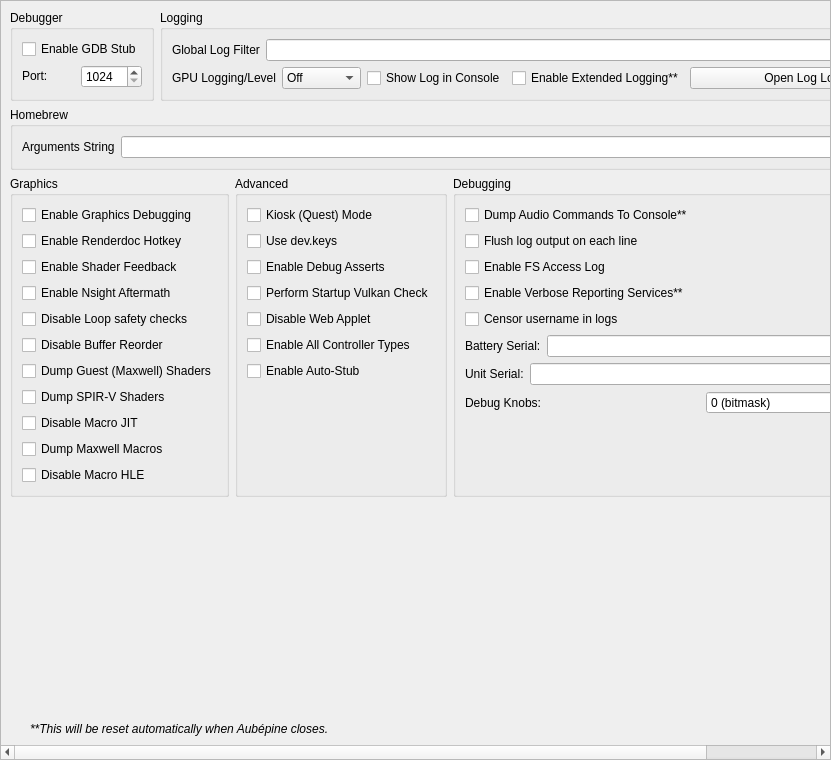
<?xml version="1.0" encoding="UTF-8"?>
<ui version="4.0">
 <class>ConfigureDebug</class>
 <widget class="QScrollArea" name="ConfigureDebug">
  <property name="geometry">
   <rect>
    <x>0</x>
    <y>0</y>
    <width>831</width>
    <height>760</height>
   </rect>
  </property>
  <property name="widgetResizable">
   <bool>true</bool>
  </property>
  <widget class="QWidget" name="widget">
   <property name="geometry">
    <rect>
     <x>0</x>
     <y>0</y>
     <width>829</width>
     <height>758</height>
    </rect>
   </property>
   <layout class="QVBoxLayout" name="verticalLayout_1">
    <item>
     <layout class="QHBoxLayout" name="horizontalLayout">
      <property name="topMargin">
       <number>0</number>
      </property>
      <item>
       <widget class="QGroupBox" name="groupBox">
        <property name="sizePolicy">
         <sizepolicy hsizetype="Preferred" vsizetype="Preferred">
          <horstretch>0</horstretch>
          <verstretch>0</verstretch>
         </sizepolicy>
        </property>
        <property name="title">
         <string>Debugger</string>
        </property>
        <property name="alignment">
         <set>Qt::AlignmentFlag::AlignLeading|Qt::AlignmentFlag::AlignLeft|Qt::AlignmentFlag::AlignTop</set>
        </property>
        <property name="flat">
         <bool>false</bool>
        </property>
        <property name="checkable">
         <bool>false</bool>
        </property>
        <layout class="QVBoxLayout" name="verticalLayout_3">
         <item>
          <widget class="QWidget" name="debug_widget" native="true">
           <property name="sizePolicy">
            <sizepolicy hsizetype="Preferred" vsizetype="Maximum">
             <horstretch>0</horstretch>
             <verstretch>0</verstretch>
            </sizepolicy>
           </property>
           <layout class="QVBoxLayout" name="verticalLayout">
            <property name="sizeConstraint">
             <enum>QLayout::SizeConstraint::SetDefaultConstraint</enum>
            </property>
            <property name="leftMargin">
             <number>0</number>
            </property>
            <property name="topMargin">
             <number>0</number>
            </property>
            <property name="rightMargin">
             <number>0</number>
            </property>
            <property name="bottomMargin">
             <number>0</number>
            </property>
            <item>
             <widget class="QCheckBox" name="toggle_gdbstub">
              <property name="sizePolicy">
               <sizepolicy hsizetype="Maximum" vsizetype="Maximum">
                <horstretch>0</horstretch>
                <verstretch>0</verstretch>
               </sizepolicy>
              </property>
              <property name="text">
               <string>Enable GDB Stub</string>
              </property>
             </widget>
            </item>
            <item>
             <widget class="QWidget" name="horizontalWidget_3" native="true">
              <property name="sizePolicy">
               <sizepolicy hsizetype="Preferred" vsizetype="Maximum">
                <horstretch>0</horstretch>
                <verstretch>0</verstretch>
               </sizepolicy>
              </property>
              <layout class="QHBoxLayout" name="horizontalLayout_3">
               <property name="leftMargin">
                <number>0</number>
               </property>
               <property name="topMargin">
                <number>0</number>
               </property>
               <property name="rightMargin">
                <number>0</number>
               </property>
               <property name="bottomMargin">
                <number>0</number>
               </property>
               <item>
                <widget class="QLabel" name="label_11">
                 <property name="sizePolicy">
                  <sizepolicy hsizetype="Minimum" vsizetype="Maximum">
                   <horstretch>0</horstretch>
                   <verstretch>0</verstretch>
                  </sizepolicy>
                 </property>
                 <property name="text">
                  <string>Port:</string>
                 </property>
                </widget>
               </item>
               <item>
                <widget class="QSpinBox" name="gdbport_spinbox">
                 <property name="sizePolicy">
                  <sizepolicy hsizetype="Preferred" vsizetype="Maximum">
                   <horstretch>0</horstretch>
                   <verstretch>0</verstretch>
                  </sizepolicy>
                 </property>
                 <property name="minimum">
                  <number>1024</number>
                 </property>
                 <property name="maximum">
                  <number>65535</number>
                 </property>
                </widget>
               </item>
              </layout>
             </widget>
            </item>
           </layout>
          </widget>
         </item>
        </layout>
       </widget>
      </item>
      <item>
       <widget class="QGroupBox" name="groupBox_2">
        <property name="sizePolicy">
         <sizepolicy hsizetype="Expanding" vsizetype="Preferred">
          <horstretch>0</horstretch>
          <verstretch>0</verstretch>
         </sizepolicy>
        </property>
        <property name="title">
         <string>Logging</string>
        </property>
        <layout class="QGridLayout" name="gridLayout_1">
         <item row="0" column="0" colspan="4">
          <widget class="QWidget" name="logging_widget" native="true">
           <property name="sizePolicy">
            <sizepolicy hsizetype="Preferred" vsizetype="Maximum">
             <horstretch>0</horstretch>
             <verstretch>0</verstretch>
            </sizepolicy>
           </property>
           <layout class="QHBoxLayout" name="horizontalLayout_1">
            <property name="leftMargin">
             <number>0</number>
            </property>
            <property name="topMargin">
             <number>0</number>
            </property>
            <property name="rightMargin">
             <number>0</number>
            </property>
            <property name="bottomMargin">
             <number>0</number>
            </property>
            <item>
             <widget class="QLabel" name="label_1">
              <property name="sizePolicy">
               <sizepolicy hsizetype="Preferred" vsizetype="Preferred">
                <horstretch>0</horstretch>
                <verstretch>0</verstretch>
               </sizepolicy>
              </property>
              <property name="text">
               <string>Global Log Filter</string>
              </property>
             </widget>
            </item>
            <item>
             <widget class="QLineEdit" name="log_filter_edit"/>
            </item>
           </layout>
          </widget>
         </item>
         <item row="1" column="0">
          <widget class="QWidget" name="gpu_log_level_widget" native="true">
           <property name="sizePolicy">
            <sizepolicy hsizetype="Preferred" vsizetype="Maximum">
             <horstretch>0</horstretch>
             <verstretch>0</verstretch>
            </sizepolicy>
           </property>
           <layout class="QHBoxLayout" name="gpu_log_level_layout">
            <property name="leftMargin">
             <number>0</number>
            </property>
            <property name="topMargin">
             <number>0</number>
            </property>
            <property name="rightMargin">
             <number>0</number>
            </property>
            <property name="bottomMargin">
             <number>0</number>
            </property>
            <item>
             <widget class="QLabel" name="gpu_log_level_label">
              <property name="text">
               <string>GPU Logging/Level</string>
              </property>
             </widget>
            </item>
            <item>
             <widget class="QComboBox" name="gpu_log_level">
              <property name="toolTip">
               <string>Detail level for GPU logs. Off disables logging entirely.</string>
              </property>
              <item>
               <property name="text">
                <string>Off</string>
               </property>
              </item>
              <item>
               <property name="text">
                <string>Errors</string>
               </property>
              </item>
              <item>
               <property name="text">
                <string>Standard</string>
               </property>
              </item>
              <item>
               <property name="text">
                <string>Verbose</string>
               </property>
              </item>
              <item>
               <property name="text">
                <string>All</string>
               </property>
              </item>
             </widget>
            </item>
           </layout>
          </widget>
         </item>
         <item row="1" column="1">
          <widget class="QCheckBox" name="toggle_console">
           <property name="text">
            <string>Show Log in Console</string>
           </property>
          </widget>
         </item>
         <item row="1" column="2">
          <widget class="QCheckBox" name="extended_logging">
           <property name="enabled">
            <bool>true</bool>
           </property>
           <property name="toolTip">
            <string>When checked, the max size of the log increases from 100 MB to 1 GB</string>
           </property>
           <property name="text">
            <string>Enable Extended Logging**</string>
           </property>
          </widget>
         </item>
         <item row="1" column="3">
          <widget class="QPushButton" name="open_log_button">
           <property name="sizePolicy">
            <sizepolicy hsizetype="Expanding" vsizetype="Maximum">
             <horstretch>1</horstretch>
             <verstretch>0</verstretch>
            </sizepolicy>
           </property>
           <property name="minimumSize">
            <size>
             <width>250</width>
             <height>0</height>
            </size>
           </property>
           <property name="text">
            <string>Open Log Location</string>
           </property>
          </widget>
         </item>
        </layout>
       </widget>
      </item>
     </layout>
    </item>
    <item>
     <widget class="QGroupBox" name="groupBox_3">
      <property name="title">
       <string>Homebrew</string>
      </property>
      <layout class="QVBoxLayout" name="verticalLayout_5">
       <item>
        <layout class="QHBoxLayout" name="horizontalLayout_4">
         <item>
          <widget class="QLabel" name="label_3">
           <property name="text">
            <string>Arguments String</string>
           </property>
          </widget>
         </item>
         <item>
          <widget class="QLineEdit" name="homebrew_args_edit"/>
         </item>
        </layout>
       </item>
      </layout>
     </widget>
    </item>
    <item>
     <layout class="QHBoxLayout" name="horizontalLayout_2">
      <item>
       <widget class="QGroupBox" name="groupBox_4">
        <property name="title">
         <string>Graphics</string>
        </property>
        <layout class="QGridLayout" name="gridLayout_2">
         <item row="4" column="0">
          <widget class="QCheckBox" name="disable_loop_safety_checks">
           <property name="toolTip">
            <string>When checked, it executes shaders without loop logic changes</string>
           </property>
           <property name="text">
            <string>Disable Loop safety checks</string>
           </property>
          </widget>
         </item>
         <item row="9" column="0">
          <widget class="QCheckBox" name="dump_macros">
           <property name="enabled">
            <bool>true</bool>
           </property>
           <property name="toolTip">
            <string>When checked, it will dump all the macro programs of the GPU</string>
           </property>
           <property name="text">
            <string>Dump Maxwell Macros</string>
           </property>
          </widget>
         </item>
         <item row="3" column="0">
          <widget class="QCheckBox" name="enable_nsight_aftermath">
           <property name="toolTip">
            <string>When checked, it enables Nsight Aftermath crash dumps</string>
           </property>
           <property name="text">
            <string>Enable Nsight Aftermath</string>
           </property>
          </widget>
         </item>
         <item row="6" column="0">
          <widget class="QCheckBox" name="dump_guest_shaders">
           <property name="enabled">
            <bool>true</bool>
           </property>
           <property name="toolTip">
            <string>When checked, it will dump original Maxwell guest shader bytecode (the input to the recompiler) as .ash files under DumpDir/shaders/. Useful for inspection with nvdisasm.</string>
           </property>
           <property name="text">
            <string>Dump Guest (Maxwell) Shaders</string>
           </property>
          </widget>
         </item>
         <item row="1" column="0">
          <widget class="QCheckBox" name="enable_renderdoc_hotkey">
           <property name="text">
            <string>Enable Renderdoc Hotkey</string>
           </property>
          </widget>
         </item>
         <item row="8" column="0">
          <widget class="QCheckBox" name="disable_macro_jit">
           <property name="enabled">
            <bool>true</bool>
           </property>
           <property name="toolTip">
            <string>When checked, it disables the macro Just In Time compiler. Enabling this makes games run slower</string>
           </property>
           <property name="text">
            <string>Disable Macro JIT</string>
           </property>
          </widget>
         </item>
         <item row="10" column="0">
          <widget class="QCheckBox" name="disable_macro_hle">
           <property name="enabled">
            <bool>true</bool>
           </property>
           <property name="toolTip">
            <string>When checked, it disables the macro HLE functions. Enabling this makes games run slower</string>
           </property>
           <property name="text">
            <string>Disable Macro HLE</string>
           </property>
          </widget>
         </item>
         <item row="0" column="0">
          <widget class="QCheckBox" name="enable_graphics_debugging">
           <property name="enabled">
            <bool>true</bool>
           </property>
           <property name="toolTip">
            <string>When checked, the graphics API enters a slower debugging mode</string>
           </property>
           <property name="text">
            <string>Enable Graphics Debugging</string>
           </property>
          </widget>
         </item>
         <item row="11" column="0">
          <spacer name="verticalSpacer_5">
           <property name="orientation">
            <enum>Qt::Orientation::Vertical</enum>
           </property>
           <property name="sizeType">
            <enum>QSizePolicy::Policy::Preferred</enum>
           </property>
           <property name="sizeHint" stdset="0">
            <size>
             <width>20</width>
             <height>0</height>
            </size>
           </property>
          </spacer>
         </item>
         <item row="2" column="0">
          <widget class="QCheckBox" name="enable_shader_feedback">
           <property name="toolTip">
            <string>When checked, yuzu will log statistics about the compiled pipeline cache</string>
           </property>
           <property name="text">
            <string>Enable Shader Feedback</string>
           </property>
          </widget>
         </item>
         <item row="5" column="0">
          <widget class="QCheckBox" name="disable_buffer_reorder">
           <property name="toolTip">
            <string>&lt;html&gt;&lt;head/&gt;&lt;body&gt;&lt;p&gt;When checked, disables reordering of mapped memory uploads which allows to associate uploads with specific draws. May reduce performance in some cases.&lt;/p&gt;&lt;/body&gt;&lt;/html&gt;</string>
           </property>
           <property name="text">
            <string>Disable Buffer Reorder</string>
           </property>
          </widget>
         </item>
         <item row="7" column="0">
          <widget class="QCheckBox" name="gpu_log_shader_dumps">
           <property name="toolTip">
            <string>When checked, it will dump the recompiler's output SPIR-V binaries (.spv) under LogDir/shaders/. Inspect via SPIRV-Tools (spirv-dis / spirv-cross / spirv-val) or RenderDoc.</string>
           </property>
           <property name="text">
            <string>Dump SPIR-V Shaders</string>
           </property>
          </widget>
         </item>
        </layout>
       </widget>
      </item>
      <item>
       <widget class="QGroupBox" name="groupBox_6">
        <property name="title">
         <string>Advanced</string>
        </property>
        <layout class="QGridLayout" name="gridLayout_4">
         <item row="3" column="0">
          <widget class="QCheckBox" name="perform_vulkan_check">
           <property name="toolTip">
            <string>Enables yuzu to check for a working Vulkan environment when the program starts up. Disable this if this is causing issues with external programs seeing yuzu.</string>
           </property>
           <property name="text">
            <string>Perform Startup Vulkan Check</string>
           </property>
          </widget>
         </item>
         <item row="4" column="0">
          <widget class="QCheckBox" name="disable_web_applet">
           <property name="text">
            <string>Disable Web Applet</string>
           </property>
          </widget>
         </item>
         <item row="5" column="0">
          <widget class="QCheckBox" name="enable_all_controllers">
           <property name="text">
            <string>Enable All Controller Types</string>
           </property>
          </widget>
         </item>
         <item row="6" column="0">
          <widget class="QCheckBox" name="use_auto_stub">
           <property name="text">
            <string>Enable Auto-Stub</string>
           </property>
          </widget>
         </item>
         <item row="0" column="0">
          <widget class="QCheckBox" name="quest_flag">
           <property name="text">
            <string>Kiosk (Quest) Mode</string>
           </property>
          </widget>
         </item>
         <item row="1" column="0">
          <widget class="QCheckBox" name="use_dev_keys">
           <property name="text">
            <string>Use dev.keys</string>
           </property>
          </widget>
         </item>
         <item row="2" column="0">
          <widget class="QCheckBox" name="use_debug_asserts">
           <property name="text">
            <string>Enable Debug Asserts</string>
           </property>
          </widget>
         </item>
         <item row="7" column="0">
          <spacer name="verticalSpacer_4">
           <property name="orientation">
            <enum>Qt::Orientation::Vertical</enum>
           </property>
           <property name="sizeType">
            <enum>QSizePolicy::Policy::Expanding</enum>
           </property>
           <property name="sizeHint" stdset="0">
            <size>
             <width>20</width>
             <height>0</height>
            </size>
           </property>
          </spacer>
         </item>
        </layout>
       </widget>
      </item>
      <item>
       <widget class="QGroupBox" name="groupBox_5">
        <property name="title">
         <string>Debugging</string>
        </property>
        <layout class="QGridLayout" name="gridLayout_3">
         <item row="6" column="0">
          <widget class="QWidget" name="serial_battery_widget" native="true">
           <property name="sizePolicy">
            <sizepolicy hsizetype="Preferred" vsizetype="Maximum">
             <horstretch>0</horstretch>
             <verstretch>0</verstretch>
            </sizepolicy>
           </property>
           <layout class="QHBoxLayout" name="horizontalLayout_11">
            <property name="leftMargin">
             <number>0</number>
            </property>
            <property name="topMargin">
             <number>0</number>
            </property>
            <property name="rightMargin">
             <number>0</number>
            </property>
            <property name="bottomMargin">
             <number>0</number>
            </property>
            <item>
             <widget class="QLabel" name="label_12">
              <property name="sizePolicy">
               <sizepolicy hsizetype="Preferred" vsizetype="Preferred">
                <horstretch>0</horstretch>
                <verstretch>0</verstretch>
               </sizepolicy>
              </property>
              <property name="text">
               <string>Battery Serial:</string>
              </property>
             </widget>
            </item>
            <item>
             <widget class="QLineEdit" name="serial_battery_edit"/>
            </item>
           </layout>
          </widget>
         </item>
         <item row="8" column="0">
          <widget class="QWidget" name="debug_knobs_widget" native="true">
           <property name="sizePolicy">
            <sizepolicy hsizetype="Preferred" vsizetype="Maximum">
             <horstretch>0</horstretch>
             <verstretch>0</verstretch>
            </sizepolicy>
           </property>
           <layout class="QHBoxLayout" name="horizontalLayout_debug_knobs">
            <property name="leftMargin">
             <number>0</number>
            </property>
            <property name="topMargin">
             <number>0</number>
            </property>
            <property name="rightMargin">
             <number>0</number>
            </property>
            <property name="bottomMargin">
             <number>0</number>
            </property>
            <item>
             <widget class="QLabel" name="label_debug_knobs">
              <property name="sizePolicy">
               <sizepolicy hsizetype="Preferred" vsizetype="Preferred">
                <horstretch>0</horstretch>
                <verstretch>0</verstretch>
               </sizepolicy>
              </property>
              <property name="text">
               <string>Debug Knobs:</string>
              </property>
             </widget>
            </item>
            <item>
             <widget class="QSpinBox" name="debug_knobs_spinbox">
              <property name="minimum">
               <number>0</number>
              </property>
              <property name="maximum">
               <number>65535</number>
              </property>
              <property name="toolTip">
               <string>Bitmask for quick development toggles</string>
              </property>
              <property name="statusTip">
               <string>Set debug knobs (bitmask)</string>
              </property>
              <property name="whatsThis">
               <string>16-bit debug knob set for quick development toggles</string>
              </property>
              <property name="suffix">
               <string> (bitmask)</string>
              </property>
             </widget>
            </item>
           </layout>
          </widget>
         </item>
         <item row="7" column="0">
          <widget class="QWidget" name="serial_board_widget" native="true">
           <property name="sizePolicy">
            <sizepolicy hsizetype="Preferred" vsizetype="Maximum">
             <horstretch>0</horstretch>
             <verstretch>0</verstretch>
            </sizepolicy>
           </property>
           <layout class="QHBoxLayout" name="horizontalLayout_12">
            <property name="leftMargin">
             <number>0</number>
            </property>
            <property name="topMargin">
             <number>0</number>
            </property>
            <property name="rightMargin">
             <number>0</number>
            </property>
            <property name="bottomMargin">
             <number>0</number>
            </property>
            <item>
             <widget class="QLabel" name="label_13">
              <property name="sizePolicy">
               <sizepolicy hsizetype="Preferred" vsizetype="Preferred">
                <horstretch>0</horstretch>
                <verstretch>0</verstretch>
               </sizepolicy>
              </property>
              <property name="text">
               <string>Unit Serial:</string>
              </property>
             </widget>
            </item>
            <item>
             <widget class="QLineEdit" name="serial_board_edit"/>
            </item>
           </layout>
          </widget>
         </item>
         <item row="20" column="0">
          <spacer name="verticalSpacer_3">
           <property name="orientation">
            <enum>Qt::Orientation::Vertical</enum>
           </property>
           <property name="sizeType">
            <enum>QSizePolicy::Policy::Expanding</enum>
           </property>
           <property name="sizeHint" stdset="0">
            <size>
             <width>20</width>
             <height>0</height>
            </size>
           </property>
          </spacer>
         </item>
         <item row="1" column="0">
          <widget class="QCheckBox" name="dump_audio_commands">
           <property name="toolTip">
            <string>Enable this to output the latest generated audio command list to the console. Only affects games using the audio renderer.</string>
           </property>
           <property name="text">
            <string>Dump Audio Commands To Console**</string>
           </property>
          </widget>
         </item>
         <item row="2" column="0">
          <widget class="QCheckBox" name="flush_line">
           <property name="text">
            <string>Flush log output on each line</string>
           </property>
          </widget>
         </item>
         <item row="3" column="0">
          <widget class="QCheckBox" name="fs_access_log">
           <property name="text">
            <string>Enable FS Access Log</string>
           </property>
          </widget>
         </item>
         <item row="4" column="0">
          <widget class="QCheckBox" name="reporting_services">
           <property name="text">
            <string>Enable Verbose Reporting Services**</string>
           </property>
          </widget>
         </item>
         <item row="5" column="0">
          <widget class="QCheckBox" name="censor_username">
           <property name="text">
            <string>Censor username in logs</string>
           </property>
          </widget>
         </item>
        </layout>
       </widget>
      </item>
     </layout>
    </item>
    <item>
     <spacer name="verticalSpacer">
      <property name="orientation">
       <enum>Qt::Orientation::Vertical</enum>
      </property>
      <property name="sizeHint" stdset="0">
       <size>
        <width>20</width>
        <height>0</height>
       </size>
      </property>
     </spacer>
    </item>
    <item>
     <widget class="QLabel" name="label_5">
      <property name="sizePolicy">
       <sizepolicy hsizetype="Expanding" vsizetype="Preferred">
        <horstretch>0</horstretch>
        <verstretch>0</verstretch>
       </sizepolicy>
      </property>
      <property name="font">
       <font>
        <italic>true</italic>
       </font>
      </property>
      <property name="text">
    <string>**This will be reset automatically when Aubépine closes.</string>
      </property>
      <property name="indent">
       <number>20</number>
      </property>
     </widget>
    </item>
   </layout>
  </widget>
 </widget>
 <tabstops>
  <tabstop>log_filter_edit</tabstop>
  <tabstop>toggle_console</tabstop>
  <tabstop>extended_logging</tabstop>
  <tabstop>open_log_button</tabstop>
  <tabstop>homebrew_args_edit</tabstop>
  <tabstop>enable_graphics_debugging</tabstop>
  <tabstop>enable_shader_feedback</tabstop>
  <tabstop>enable_nsight_aftermath</tabstop>
  <tabstop>fs_access_log</tabstop>
  <tabstop>reporting_services</tabstop>
  <tabstop>quest_flag</tabstop>
  <tabstop>use_debug_asserts</tabstop>
 </tabstops>
 <resources/>
 <connections/>
</ui>
